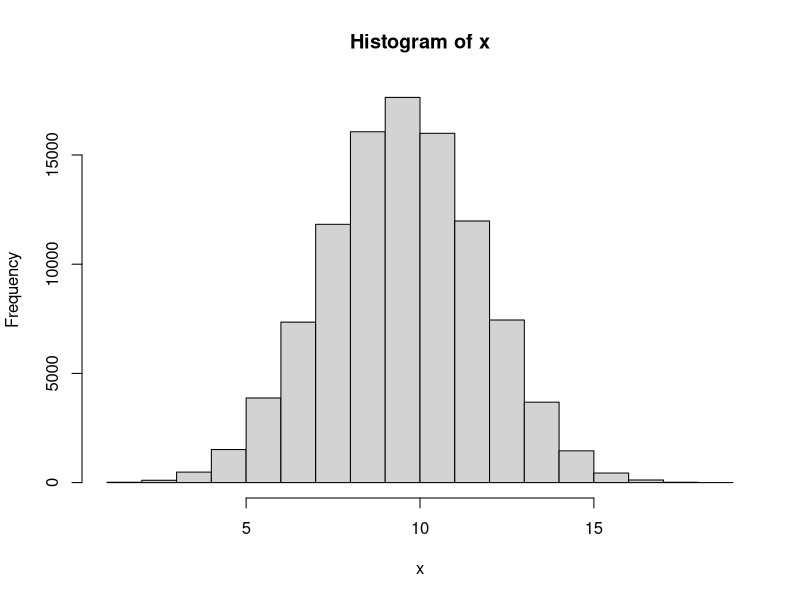
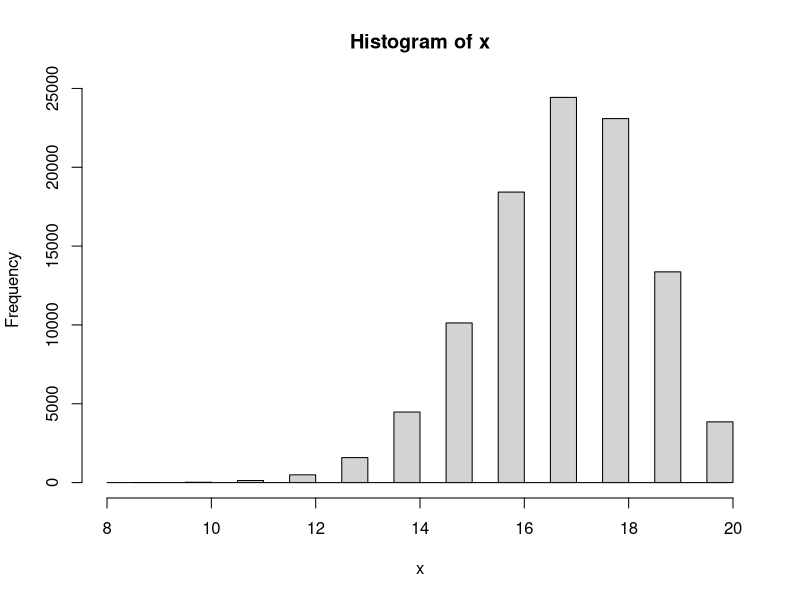

The R source for these figures, in order:
#------------------

# Answer to the Question # 01

#------------------

# No 1 of Q.1 

#a) 

# Taking a sample with n = 20 and p = 0.5

x1 <- rbinom(1, 20, 0.5)

#The value of x1

x1


#b) 

#Finding the range for x1 with n = 20 and p = 0.5


n <- 20

p <- 0.5


# Finding and defining the minimum value

min_value <- min(0, n)

# Finding and defining the maximum value

max_value <- max(0:n)

# Calculate the cumulative probability at the minimum value

cdf_min <- pbinom(min_value, n, p)

# Calculate the cumulative probability at the maximum value

cdf_max <- pbinom(max_value, n, p)

# Range of the binomial distribution

range_binomial <- c(min_value, max_value)

range_binomial


# No.2 of Question.1

# Repeating Question.1 for N = 100000 times


N <- 100000

x <- rep(NA, N)

x

for (i in 1: N){
  x[i] <- rbinom(1, 20, 0.5)
}

x

# Plot the histogram

hist(x)

#Find the minimum and maximum value

max(x)

min(x)


#3 of Q.1 

# Now setting if x is bigger or less than 15 then y = 1 . And y = 0 otherwise.

y_1 <- ifelse(c(x)>=15, 1,0)

y_1


# 4 of Q.1

#Calculating summation of y

sum(y_1)


#5 of Q.1 

# Now repeating all the steps above for n = 20 and p = 0.85


#a) 

# Taking a sample 

x1 <- rbinom(1, 20, 0.85)
x1


#b)

#Finding the range for x1

n <- 20

p <- 0.85

# Find the minimum value

min_value <- min(0, n)

# Find the maximum value

max_value <- max(0:n)

# Calculate the cumulative probability at the minimum value

cdf_min <- pbinom(min_value, n, p)

# Calculate the cumulative probability at the maximum value

cdf_max <- pbinom(max_value, n, p)

# Range of the binomial distribution

range_binomial <- c(min_value, max_value)

range_binomial


#c. 

# Now taking N = 100000 times

N <- 100000

x <- rep(NA, N)

x

for (i in 1: N){
  x[i] <- rbinom(1, 20, 0.85)
}

x

# Plot the histogram

hist(x)


#Find the minimum and maximum value

max(x)

min(x)


#d. 

# Now setting if x is bigger or less than 15 then y = 1 . And y = 0 otherwise

y_1 <- ifelse(c(x)>=15, 1,0)

y_1

#e. 

#Calculating summation of y

sum(y_1)


#f. 

#Calculating summation of y divided by N

sum(y_1) / N


# ---------------------------------------------

# Answer to the Question # 01 - (6) : 

# ---------------------------------------------


# Now I have to make a guess about type I and type II errors for Null Hypothesis H0: p0 = 0.5 VS Alternative hypothesis H1: p1 = 0.85. For setting that what is the chance of a fair coin landing on heads at least 15 times out of 20 flips?


# Type I error means we reject the null hypothesis when it is true. It is also known as 'False Positive'. The significance level or alpha (a) is the probability of making a type I error. We usually set it as 0.05 or 0.01.


# The chance of a fair coin landing on heads at least 15 times out of 20 flips, we are using binomial distribution and a two-tailed test for this question. By calculating on the calculator it is found that the probability of getting 15 or more successes out of 20 trials when the p0 = 0.5 is approximately 0.026. So, it can be said that if the p0 = 0.5, we would reject the null hypothesis and conclude that the proportion is significantly different from 0.5 in about 2.6% of the cases.

# On the other hand, Type II error means we fail to reject the null hypothesis when it is actually false. It is also known as 'False Negative'. The probability of making a type II error is denoted by beta (B).

# To find the probability of a type II error, we know that for the alternative hypothesis, p1 = 0.85. By calculating on the calculator, we got that the chance of a fair coin landing on heads at least 15 times out of 20 flips when p1 = 0.85 is approximately 0.408. This means we would fail to reject the null hypothesis and conclude that the proportion is not significantly different from 0.5 in about 40.8% of the cases.

# In summary, the estimated probabilities of making a type I error and a type II error for this hypothesis test are approximately 0.026 and 0.408, respectively.



# ---------------------------------------------

#Answer to the Q. 2 :

# ---------------------------------------------


# Here is the sample: 2 2 1 2 2 2 1 1 2 1 1 2 2 1 1 2 1 2 2 2 1 2 1 2 1 2 2 2 2 2 2 2 2 1 2 1 2 1 2 2


# We have to test whether the sample is random or not.


# To test whether the process of treatment assignments is random, we will use a chi-squared fit test. At first, we will count the number of treatments of each type, and then compare the observed frequencies to the expected frequencies under the assumption of a random process.

# In this case, there are 40 treatments. Among them:
  
# For Observed frequencies: Type 1 = 18 treatments and Type 2 = 22 treatments.

# Expected frequencies (we assume that there is randomness): Type 1 = 20 treatments and Type 2 = 20  treatments. (As there are 40 treatments in total and a 50% chance of each type).


# To calculate the chi-squared statistic, we can use the formula:
  
#  χ2 = Σ ((Oi - Ei)² / Ei)

# Here,

# Oi = Observed Frequency for category  i , (here i = 1 or 2), 

# Ei = Expected frequency for category i, (here i = 1 or 2).

# And the sum is taken over all categories.

# By using an online calculator and plugging the numbers, we got that:
  
  
# χ2 = ((18-20)²/20) + ((22-20)²/20) = 0.4


# To determine whether this value is statistically significant, we need to compare it to a chi-squared distribution with one degree of freedom (since we have two categories and one parameter estimated from the data). Using a table, we find that the p-value for this test is approximately 0.5, which is very large.

# Therefore, we fail to reject the null hypothesis that the treatment assignments are random. In other words, there is no evidence to suggest that the process was biased or non-random.

# [This question can be solved in multiple ways]

# ---------------------------------------------

#Answer to the Q. 3 :

# ---------------------------------------------


#Answer for 3 - a


#1

# Taking a sample

x2 <- rbinom(1, 1, 0.5)
x2


#Then identify the range

n <- 1
p <- 0.5


# Find the minimum value

min_value <- min(0, n)


# Find the maximum value

max_value <- max(0:n)


# Calculate the cumulative probability at the minimum value

cdf_min <- pbinom(min_value, n, p)

# Calculate the cumulative probability at the maximum value

cdf_max <- pbinom(max_value, n, p)

# Range of the binomial distribution

range_binomial <- c(min_value, max_value)

range_binomial


#For question 3 - (a) - #2 and #3

# Patient will get “A” if x2 = 1, and get “B” if x2 = 0

# Repeating 1 & 2 for N = 40


N <- 40
x <- rep(NA, N)

x

for (i in 1: N){
  x[i] <- rbinom(1, 1, 0.5)
}

x

# Now assigning A and B for 1 and 0 respectively.

x[x == 1] <- "A"
x[x == 0] <- "B"


# print the modified values of x

print(x)


#Number of A and B

table(x)


# --------------------------------------------


# --------------------------------------------


#Answer for 3 - b

# Now we will use random permutated block randomization with a block size of 40 (including 20 “A”s and 20 “B”s)

# Set the block size

block_size <- 40


# Create a vector of treatment assignments

treatments <- rep(c("A", "B"), length.out = block_size*1)


# Create a vector of block assignments

blocks <- rep(1:1, each = block_size)


# Randomly permute the blocks

blocks <- sample(blocks)


# Order the treatment assignments within each block

for (i in 1:1) {
  treatments[blocks == i] <- sample(treatments[blocks == i])
}

# View the resulting treatment assignments by block

a <- split(treatments, blocks)

a

#Calculating the Number of A and B

table(a)

# The difference between 3(a) and 3 (b) is that - in 3 (a), though the probability is p = 0.5, for the N = 40, the number of A and B is not the same. For my case , A = 18 and B = 22. But, in 3 (b) we used random permutated block randomization with a block size of 40. And for this case number of A and B is same. For my case , A = 20 and B = 20.



# --------------------------------------------

# --------------------------------------------


# Answer for 3 - c


# Set the block size of 8


block_size <- 8


# Create a vector of treatment assignments


treatments <- rep(c("A", "B"), length.out = block_size*5)


# Create a vector of block assignments


blocks <- rep(1:5, each = block_size)


# Randomly permute the blocks

blocks <- sample(blocks)



# Order the treatment assignments within each block

for (i in 1:5) {
  treatments[blocks == i] <- sample(treatments[blocks == i])
}


# View the resulting treatment assignments by block. There are 5 different blocks with a block size of 8


d <- split(treatments, blocks)
d

# Now, merging all the 5 different blocks into 1. So, now there will be 40


b <- unsplit(treatments, blocks)

b


#Number of A and B

table(b)

# The difference between 3(b) and 3 (c) is that - in 3 (b), we used random permutated block randomization with a block size of 40. And for this case number of A and B is same. For my case , it was A = 20 and B = 20. But, in 3 (c) though we used random permutated block randomization, but this time with a block size of 8. After that we added all the 8 blocks so total sample is 40. And for this case number of A and B is not same. For my case , it was A = 24 and B = 16. 

# If we stop the study for toxicity for in sample size = 20, then for 3 (b) = The difference between number of A and B will not be that much. 

# But, for 3 (c) = The difference between the number of A and B will be more than 3 (b)
